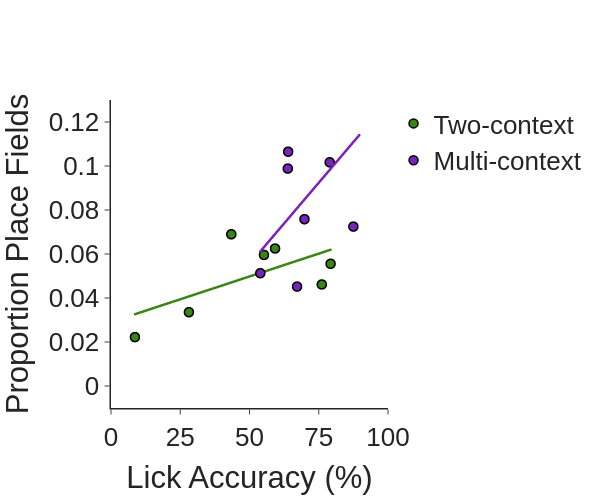

This figure's notebook cell:
### Code cell
## Correlate lick accuracy with the proportion of place fiels around the reward location
day = 16
yvar = 'proportion'
ufunc = pearsonr
sub_df = rel_df[rel_df['day'] == day]
sub_df = sub_df[sub_df['relative_bin'] == 0]

fig = pf.custom_graph_template(x_title='Lick Accuracy (%)', y_title='Proportion Place Fields', width=600)
for group in ['Two-context', 'Multi-context']:
    gdata = sub_df[sub_df['group'] == group]
    fig.add_trace(go.Scattergl(x=gdata['lick_accuracy'], y=gdata[yvar], mode='markers', marker_color=ce_colors_dict[group],
                               marker=dict(line=dict(width=1.5, color='black')), marker_size=9, name=group))
    
    ## Linear regression to add line of best fit
    X = gdata['lick_accuracy'].values.reshape(-1, 1)
    y = gdata[yvar].values.reshape(-1, 1)
    reg = LinearRegression().fit(X, y)
    x_true = np.linspace(np.min(X), np.max(X), 15).reshape(-1, 1)
    ypred = reg.predict(x_true)
    fig.add_trace(go.Scattergl(x=x_true.flatten(), y=ypred.flatten(), mode='lines', line_color=ce_colors_dict[group],
                               name=group, legendgroup=group, showlegend=False, line_width=2.5))
fig.update_xaxes(dtick=25, range=[0, 100])
fig.update_yaxes(range=[-0.01, 0.125])
if cell_type == 'place_cells':
    fig.update_yaxes(range=[-0.01, 0.13], dtick=0.02)
fig.show()
fig.write_image(pjoin(fig_path, f'{cell_type}_corr_lick_accuracy_reward_overrep_day{day}.png'))
print(f'Two-context: {ufunc(sub_df['lick_accuracy'][(sub_df['group'] == 'Two-context') & (sub_df['day'] == day)], sub_df['proportion'][(sub_df['group'] == 'Two-context') & (sub_df['day'] == day)])}')
print(f'Multi-context: {ufunc(sub_df['lick_accuracy'][(sub_df['group'] == 'Multi-context') & (sub_df['day'] == day)], sub_df['proportion'][(sub_df['group'] == 'Multi-context') & (sub_df['day'] == day)])}')

### Figure 1 — Plotly figure (JSON) as saved in the notebook; plotly's stock layout.template omitted (floating-point values rounded to 4 significant figures)
{"data": [{"marker": {"color": "#378616", "line": {"color": "black", "width": 1.5}, "size": 9}, "mode": "markers", "name": "Two-context", "type": "scattergl", "x": [79.28, 76.11, 59.22, 8.642, 28.12, 43.42, 55.22], "y": [0.05556, 0.04615, 0.0625, 0.02222, 0.03356, 0.06897, 0.05957]}, {"legendgroup": "Two-context", "line": {"color": "#378616", "width": 2.5}, "mode": "lines", "name": "Two-context", "showlegend": false, "type": "scattergl", "x": [8.642, 13.69, 18.73, 23.78, 28.82, 33.87, 38.92, 43.96, 49.01, 54.05, 59.1, 64.14, 69.19, 74.23, 79.28], "y": [0.03263, 0.03472, 0.03682, 0.03891, 0.041, 0.0431, 0.04519, 0.04728, 0.04938, 0.05147, 0.05356, 0.05566, 0.05775, 0.05984, 0.06194]}, {"marker": {"color": "#7A22BC", "line": {"color": "black", "width": 1.5}, "size": 9}, "mode": "markers", "name": "Multi-context", "type": "scattergl", "x": [67.18, 78.95, 53.91, 63.83, 69.84, 89.66, 87.5, 63.95], "y": [0.0452, 0.1017, 0.05128, 0.09884, 0.07583, 0.15, 0.07246, 0.1065]}, {"legendgroup": "Multi-context", "line": {"color": "#7A22BC", "width": 2.5}, "mode": "lines", "name": "Multi-context", "showlegend": false, "type": "scattergl", "x": [53.91, 56.46, 59.01, 61.57, 64.12, 66.67, 69.23, 71.78, 74.33, 76.89, 79.44, 81.99, 84.55, 87.1, 89.66], "y": [0.06117, 0.06495, 0.06873, 0.07251, 0.07629, 0.08007, 0.08384, 0.08762, 0.0914, 0.09518, 0.09896, 0.1027, 0.1065, 0.1103, 0.1141]}], "layout": {"font": {"family": "Arial", "size": 26}, "height": 500, "title": {"x": 0.5, "xanchor": "center", "y": 0.9, "yanchor": "top"}, "width": 600, "xaxis": {"anchor": "y", "domain": [0, 1], "dtick": 25, "linewidth": 1.5, "range": [0, 100], "title": {"text": "Lick Accuracy (%)"}}, "yaxis": {"anchor": "x", "domain": [0, 1], "dtick": 0.02, "linewidth": 1.5, "range": [-0.01, 0.13], "title": {"text": "Proportion Place Fields"}}}}
